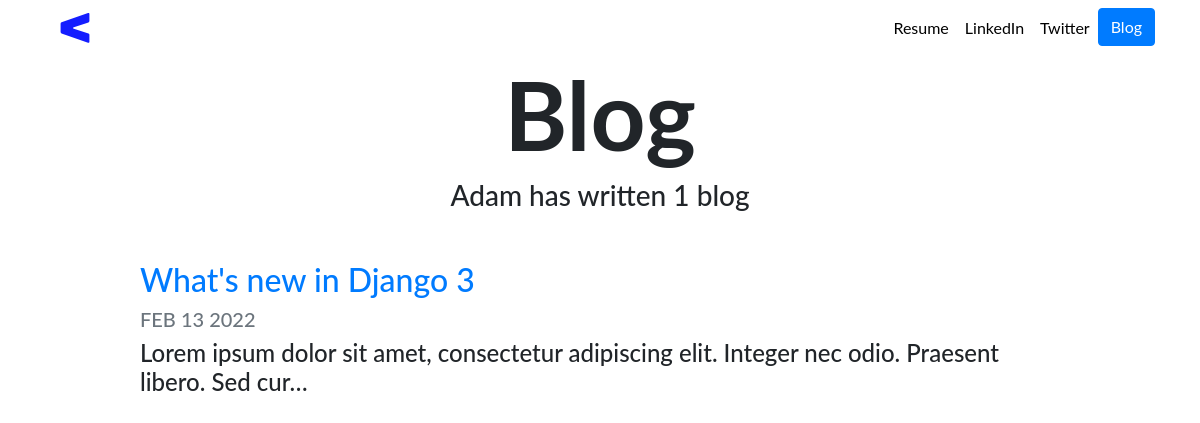
/blog/, run on an earlier commit of the app's database.
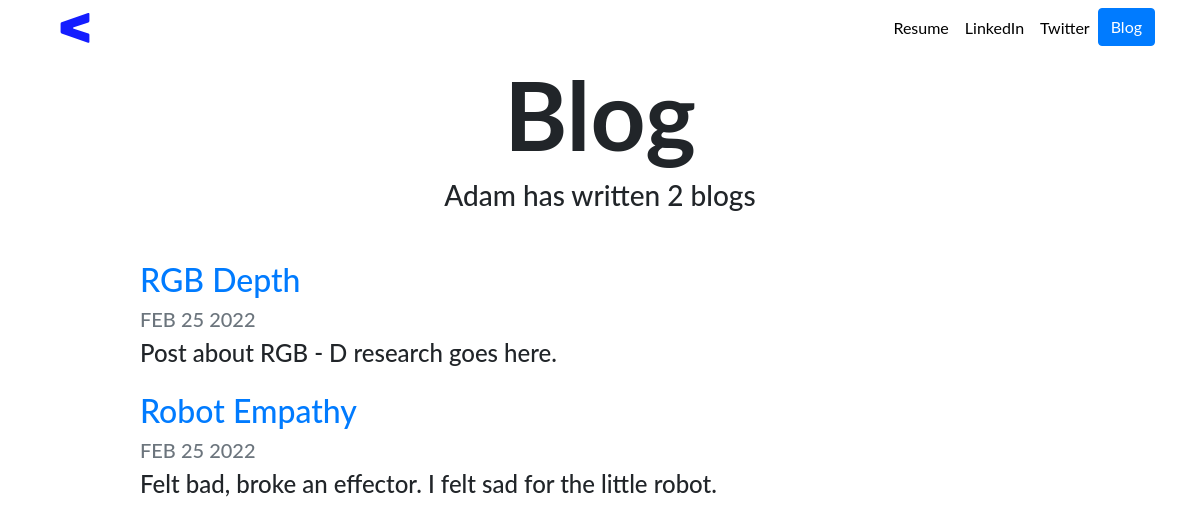
And on a later commit of the database.
### blog/models.py (models this page shows, shortened)
class Blog(models.Model):
    title = models.CharField(max_length = 200)
    description = models.TextField()
    date = models.DateField()

### blog/views.py (the view)
# urls.py: path('', views.all_blogs, name = 'all_blogs'),
def all_blogs(request):
        blogs = Blog.objects.order_by('-date')
        return render(request, 'blog/all_blogs.html', {'blogs':blogs})

### blog/templates/blog/all_blogs.html
{% extends "portfolio/base.html" %}
{% load static %}
{% block content %}
<h1 id="blogtitle" class="font-weight-bold text-center">Blog</h1>
<h3 class="text-center mb-5">Adam has written {{ blogs.count }} blog{{ blogs.count|pluralize }}</h3>
{% for blog in blogs %}
<div class="row justify-content-center my-3">
  <div class="col-md-10">
    <a href="{% url 'blog:detail' blog.id %}">
      <h2>{{ blog.title }}</h2>
    </a>
    <h5 class="text-muted">{{ blog.date|date:'M d Y'|upper }}</h5>
    <h4>{{ blog.description|striptags|truncatechars:100 }}</h4>
  </div>
</div>
{% endfor %}
{% endblock %}

### portfolio/templates/portfolio/base.html (shortened to what this page needs)
{% load static %}
<!doctype html>
<html lang="en">
<head>
  <link rel="stylesheet" href="https://stackpath.bootstrapcdn.com/bootstrap/4.4.1/css/bootstrap.min.css">
  <link rel="stylesheet" href="{% static "portfolio/custom.css" %}">
</head>
<body>
  <nav id="topNav" class="navbar navbar-expand-md navbar-light">
    <div class="container">
      <a class="navbar-brand" href="{% url 'home' %}">
        <img src="{% static "portfolio/Logo.svg" %}" width=60 height="30" class="d-inline-block align-top">
      </a>
      <div class="collapse navbar-collapse text-center" id="navbarNav">
        <ul class="navbar-nav ml-auto">
          <li class="nav-item">
            <a class="nav-link" href="{% static "portfolio/CV-compressed.pdf" %}">Resume</a>
          </li>
          <li class="nav-item">
            <a class="nav-link" href="https://www.linkedin.com/in/mazurick/" target="_blank">LinkedIn</a>
          </li>
          <li class="nav-item">
            <a class="nav-link" href="https://twitter.com/AdamMazurick" target="_blank">Twitter</a>
          </li>
          <li>
            <a role="button" href="{% url 'blog:all_blogs' %}" class="btn btn-primary">Blog</a>
          </li>
        </ul>
      </div>
    </div>
  </nav>
  <div class="container">
    {% block content %}{% endblock %}
  </div>
</body>
</html>

### portfolio/static/portfolio/custom.css (style rules this page uses)
.navbar-nav .nav-link { color: rgba(0,0,0,1) !important; }
body { font-family: 'Lato', sans-serif; }
#blogtitle { font-size: 6rem; }

What changed in the data, as far as the page shows it:
removed Blog: title "What's new in Django 3", date "FEB 13 2022", description "Lorem ipsum dolor sit amet, consectetur adipiscing elit. Integer nec odio. Praesent libero. Sed cur…"
added Blog: title "RGB Depth", date "FEB 25 2022", description "Post about RGB - D research goes here."
added Blog: title "Robot Empathy", date "FEB 25 2022", description "Felt bad, broke an effector. I felt sad for the little robot."
Also different on the page:
{{ blogs.count }}: "1" → "2"
